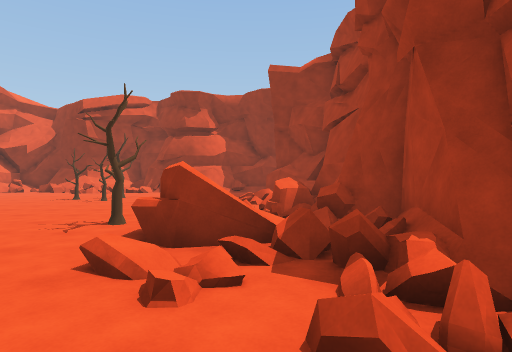
[1] (above)

24 first-person views from a walk through a 3-D level made in the Unity game engine. The camera is 1.5 m above the floor, looks level and sees 75° across. The floor is counted in squares, 2 m on a side. Each view is taken from the middle of a square. On the plan, view 1 faces up. The plan holds only what a view shows up to about 11 squares ahead; the rest is blank. The place goes on beyond the plan. Some animated figures are not drawn.

[2]
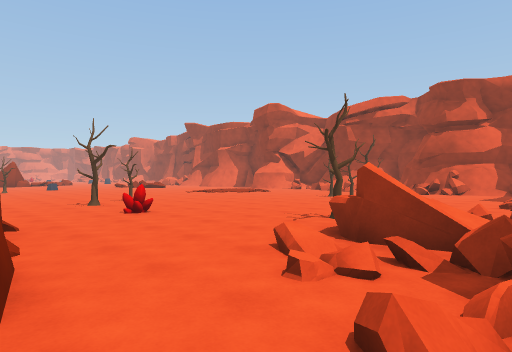

[3]
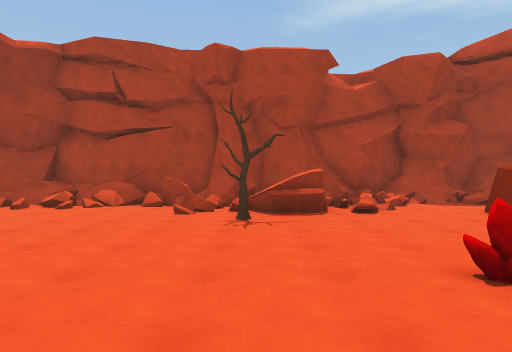

[4]
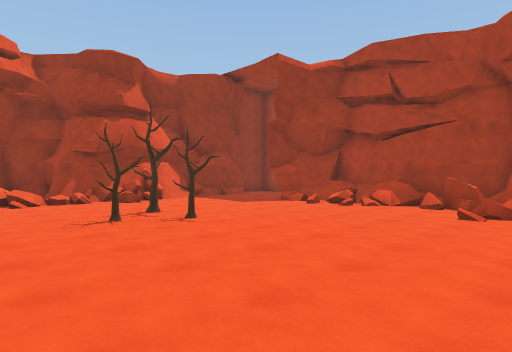

[5]
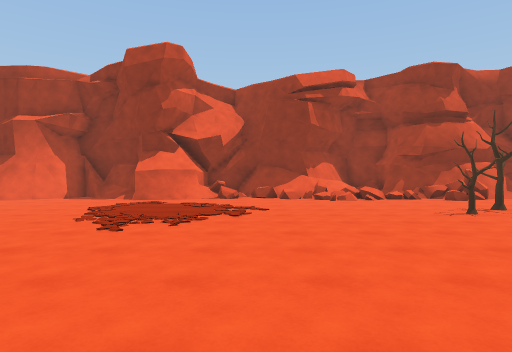

[6]
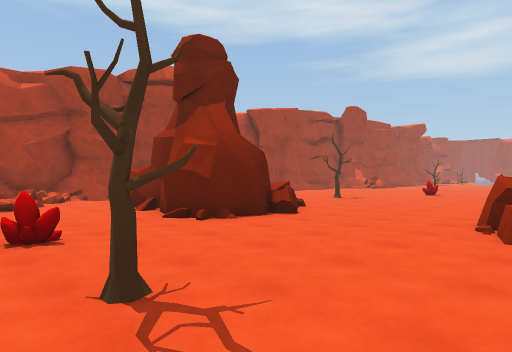

[7]
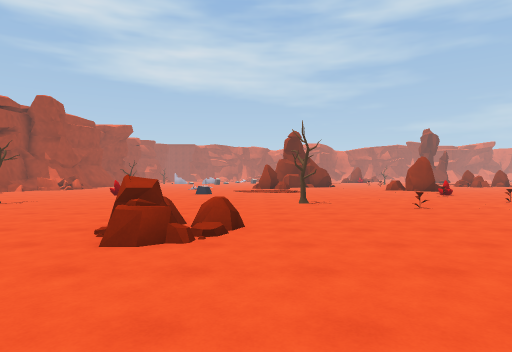

[8]
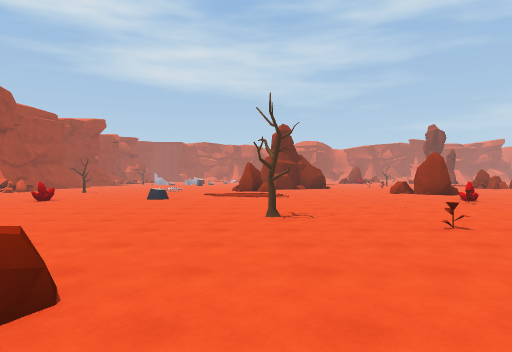

[9]
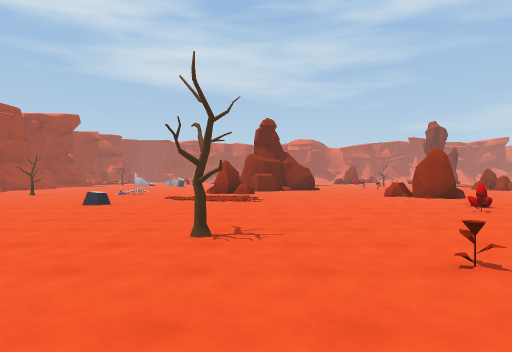

[10]
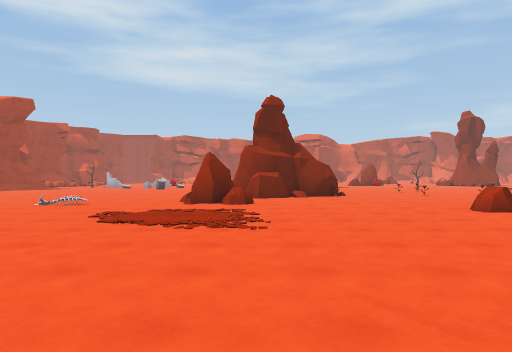

[11]
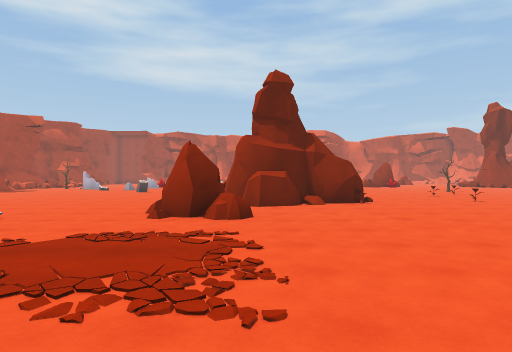

[12]
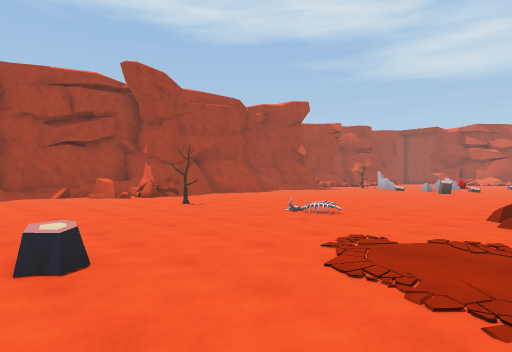

[13]
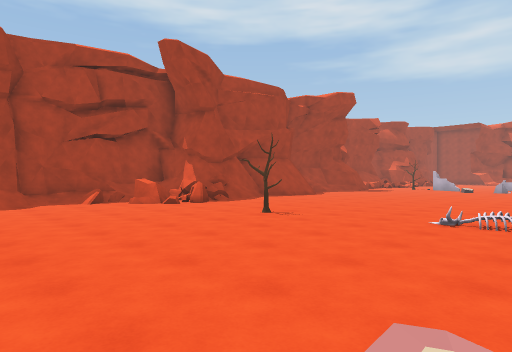

[14]
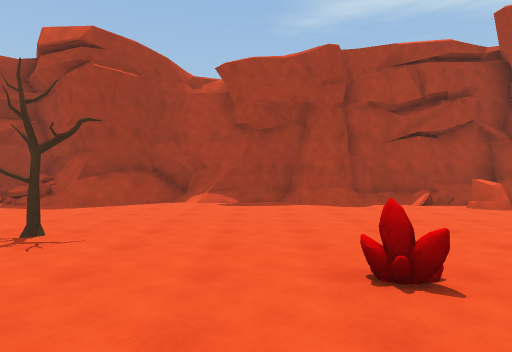

[15]
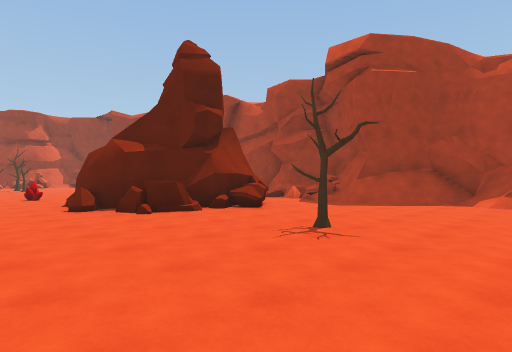

[16]
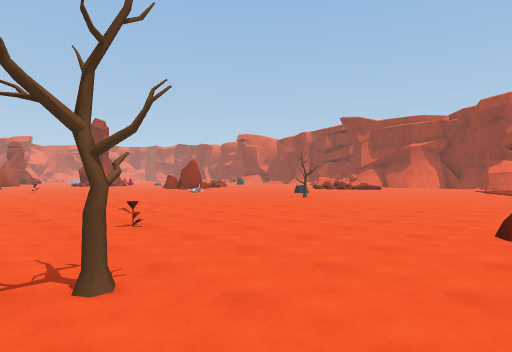

[17]
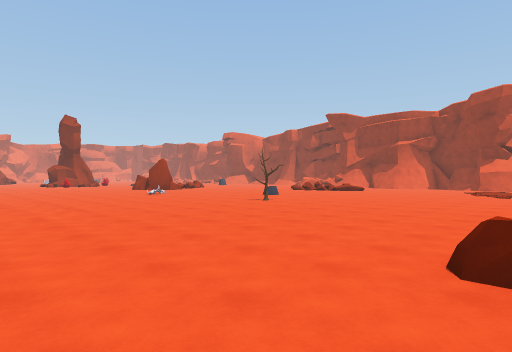

[18]
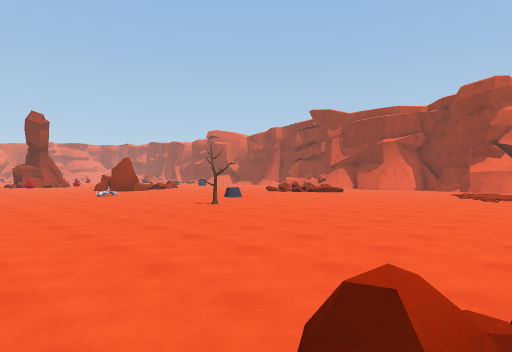

[19]
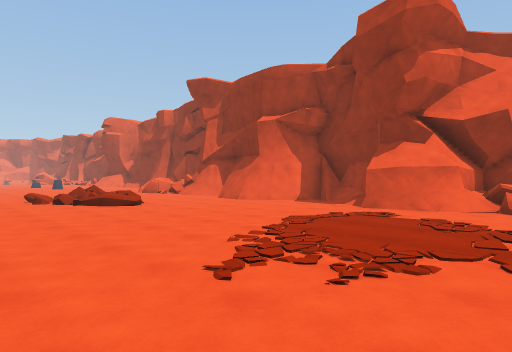

[20]
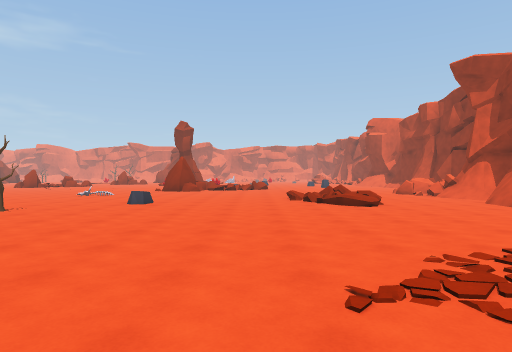

[21]
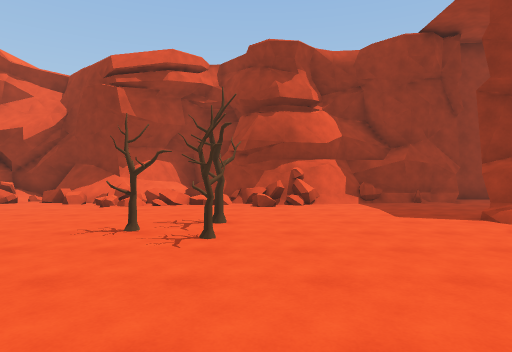

[22]
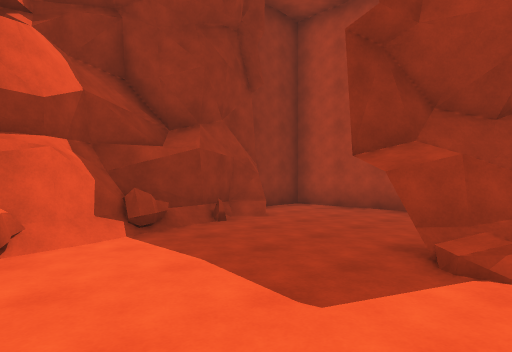

[23]
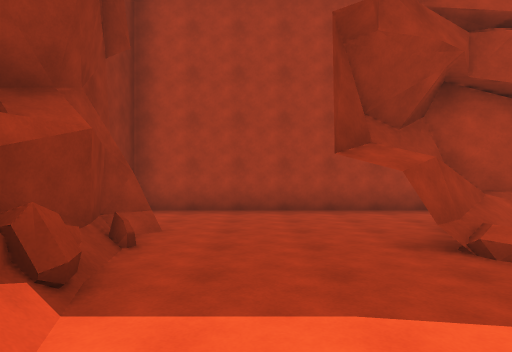

[24]
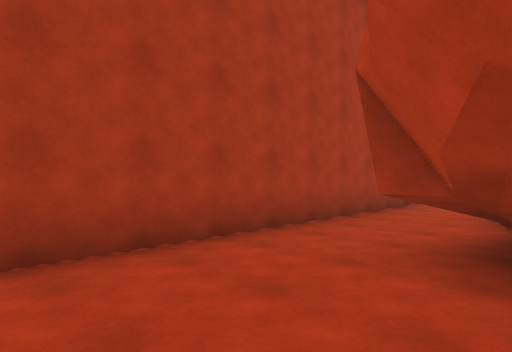

### Floor plan
Key: @ floor where view 1 was taken; # wall or solid block; x gap in a wall; . main floor; : floor 0.5 m higher than the main floor; / step, stairs or slope; = window, fence, low wall or low ledge; ^ raised ledge; T tree; R rock; O other object.
Columns run from 21 left of view 1 to 4 right of it. Each row starts with its distance up from view 1.
 18                #
 17               ###      ###
 16     #### ######=#   ####.#
 15 #####..###=.====####=....#
 14 ...=.....................#
 13 .........................#
 12 ................T.....##.#
 11 ==/#...........T.....###.#
 10 ==/.............T....==#.#
  9 //...................=^#.#
  8 ......................^#.#
  7 .....................=^#.#
  6 ....................==#..#
  5 ..O................T=:##
  4 ............T.......##=#
  3 ....T........T.O....#==#
  2 ....................//=#
  1 ....................../#
  0 ................#####@.#
 -1 ...........R...=#=  # =#
 -2 ...........RR...#####.==#
 -3 ................///=..=##
 -4 ......................##
 -5 ......O.............../#
 -6  ........T.......T....=#
 -7   .O...................#
 -8   .....................#
 -9   .O...................#
-10  ..O...........O.......#
-11  ...........O.........=#
-12   .................... #
-13   R....................#
-14  RRR.................=x#
-15    ..............T..=^.#
-16   ......RR...=......####
-17   .......RR..........#
-18  ...................
-19  ....O####.........
-20 .O...##  # .......
-21 .....      ......

Where each view was taken, in squares from view 1:
view 1: 0 up, 0 right, facing up
view 2: 0 up, 1 right, facing up-left
view 3: 5 up, 8 left, facing right
view 4: 5 up, 8 left, facing up-right
view 5: 4 up, 10 left, facing up
view 6: 4 up, 10 left, facing down-right
view 7: 3 up, 11 left, facing down
view 8: 0 up, 12 left, facing down
view 9: 2 down, 13 left, facing down
view 10: 7 down, 13 left, facing down
view 11: 10 down, 13 left, facing down
view 12: 10 down, 12 left, facing down-right
view 13: 10 down, 9 left, facing down-right
view 14: 9 down, 8 left, facing right
view 15: 9 down, 8 left, facing up-right
view 16: 7 down, 10 left, facing up-left
view 17: 5 down, 10 left, facing up-left
view 18: 3 down, 10 left, facing up-left
view 19: 7 up, 10 left, facing up-left
view 20: 8 up, 10 left, facing left
view 21: 6 up, 4 left, facing up
view 22: 11 up, 3 left, facing up-right
view 23: 14 up, 3 left, facing right
view 24: 14 up, 1 right, facing down-right
